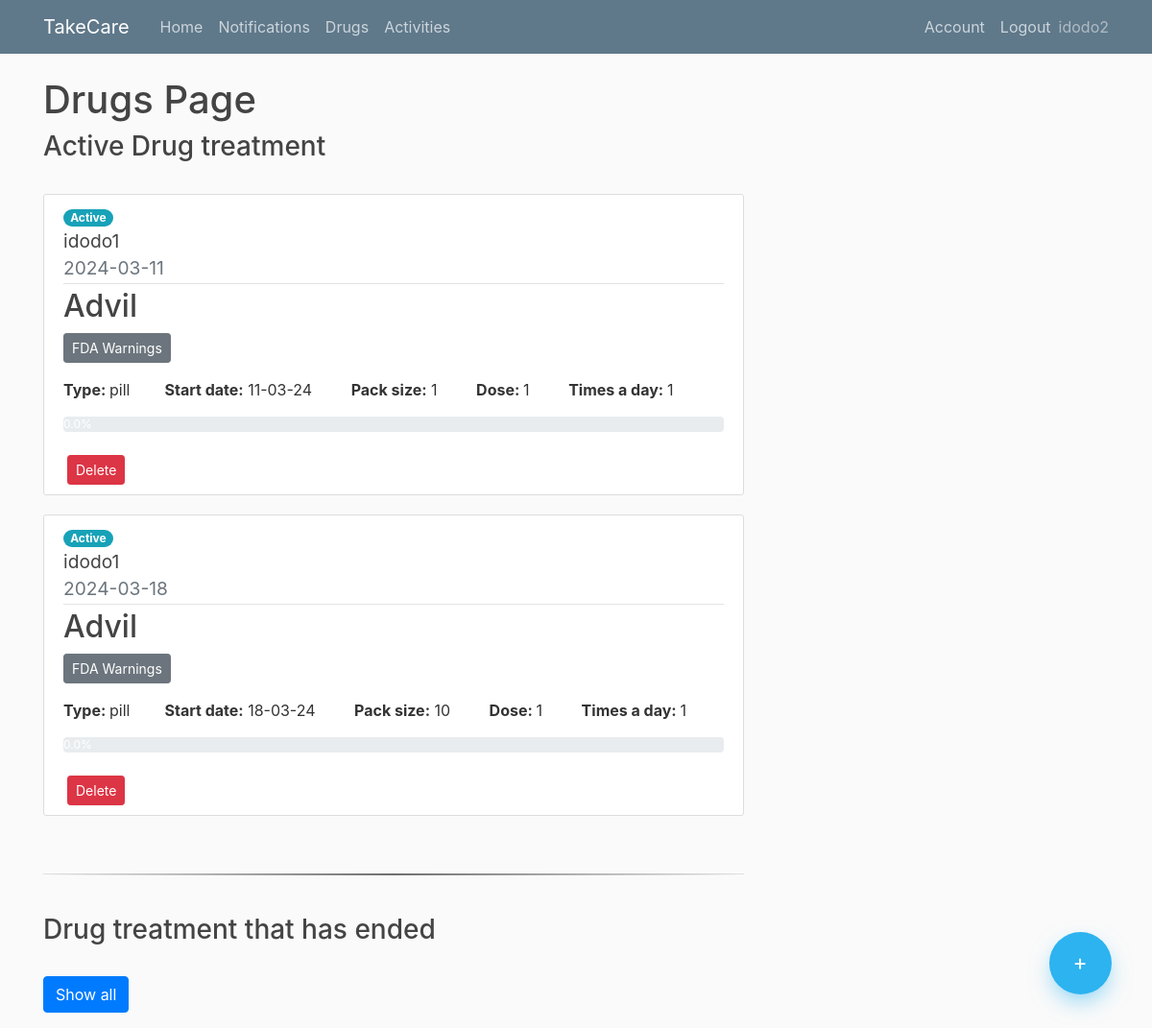
The page /drugs (signed in) on the database as committed earlier.
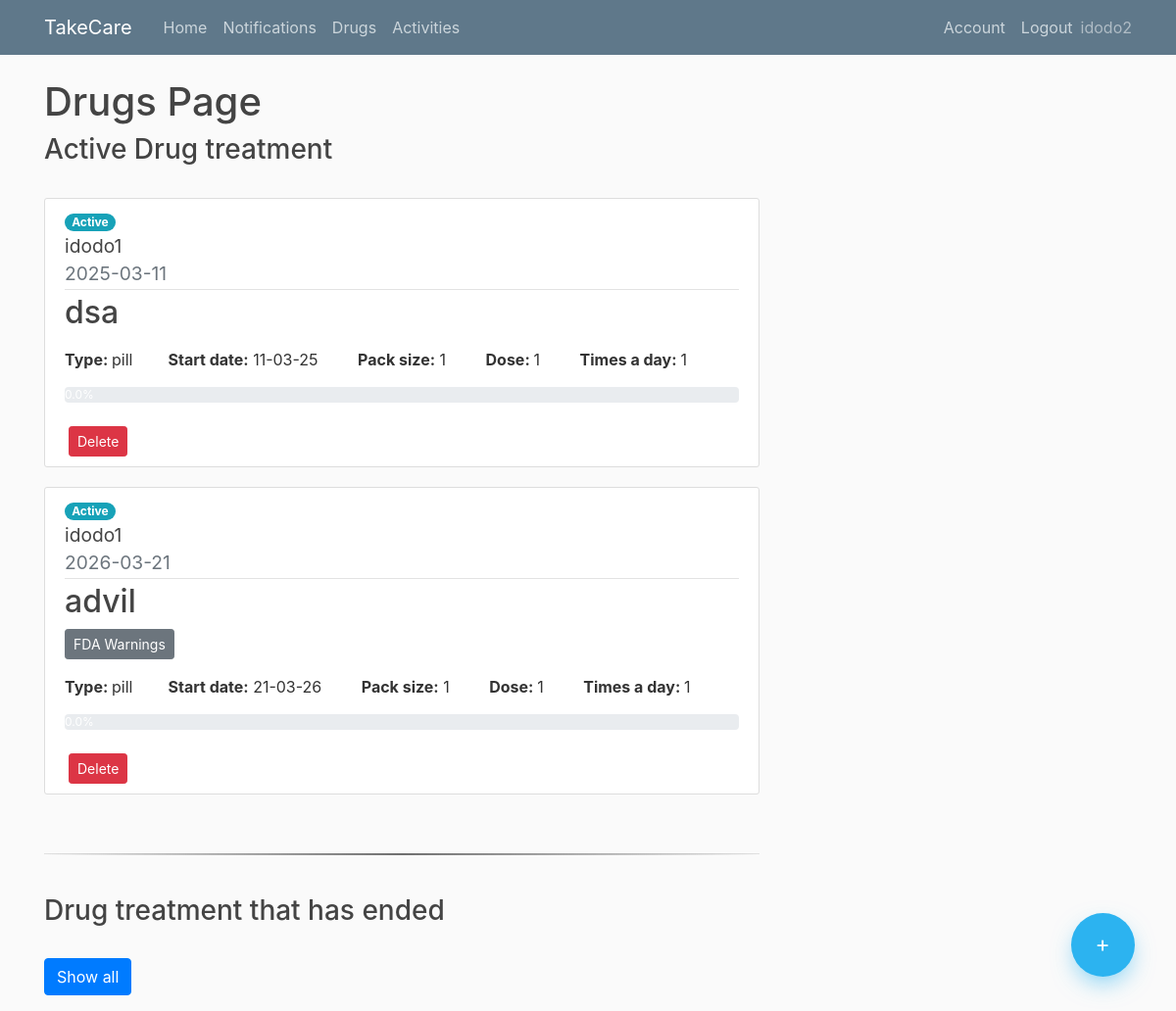
The same page on the database as committed later.
### app/models.py (models this page shows, shortened)
class User(db.Model, UserMixin):
    id = db.Column(db.Integer, primary_key=True)
    username = db.Column(db.String(20), unique=True,nullable=False)
    email = db.Column(db.String(100), unique=True,nullable=False)
    image_file = db.Column(db.String(100),nullable=False,default='default.jpg')
    password= db.Column(db.String(60),nullable=False)
    ElderlyUser = db.relationship('Elderlyuser',backref='creator',lazy=True )
    Notifications = db.relationship('Notification',backref='creator',lazy=True )
    Drugs = db.relationship('Drug',backref='creator',lazy=True )

class Drug(db.Model):
    id = db.Column(db.Integer, primary_key=True)
    name = db.Column(db.String(150),nullable=False)
    type = db.Column(db.Text,nullable=False)
    dose = db.Column(db.Integer,nullable=False)
    timesaday = db.Column(db.Integer,nullable=False)
    taketime= db.Column(db.Time, nullable=False)
    gap = db.Column(db.Integer, nullable=False)
    packsize = db.Column(db.Integer,nullable=False)
    daystotake = db.Column(db.Integer,nullable=False)
    startdate = db.Column(db.Date,nullable=False)
    finish = db.Column(db.Boolean, nullable=False)
    user_id = db.Column(db.Integer, db.ForeignKey('user.id'), nullable=False)
    elderly_user_id = db.Column(db.Integer, db.ForeignKey('elderlyuser.id'), nullable=False)
    drugschedules = db.relationship("DrugSchedule", cascade="all, delete")
    warnings = db.Column(db.String)

class Elderlyuser(db.Model, UserMixin):
    id = db.Column(db.Integer, primary_key=True)
    username = db.Column(db.String(20), unique=True,nullable=False)
    password= db.Column(db.String(60),nullable=False)
    user_id = db.Column(db.Integer, db.ForeignKey('user.id'), nullable=False)

### app/routes.py (the view)
@app.route("/drugs")
@login_required
def drugs():
    if current_user.is_authenticated:
        drugs = Drug.query.filter_by(user_id=current_user.id).order_by(Drug.startdate.asc())
        drug_schedule = DrugSchedule.query.filter_by(user_id=current_user.id)
        eldelys = Elderlyuser.query.filter_by(user_id=current_user.id)
        eldelys_dict = {i.id: i.username for i in eldelys}
        return render_template("drugs.html",drugs=drugs,drug_schedule=drug_schedule, title="Drugs",eldelys_dict=eldelys_dict)
    else:
        return render_template("home.html")

### app/models.py (called while the page is built)
@login_manager.user_loader
def load_user(user_id):
    return User.query.get(int(user_id))

### app/templates/drugs.html (shortened to what this page needs)
{% extends "layout.html" %}
{% block content %}
    <h1>Drugs Page</h1>
    <div class="floating-container">
        <a class="floating-button" href="{{ url_for('add_drug')}}"> +</a>
    </div>
    {% if drugs.count() == 0  %}
        <h3>No drug alerts found</h3>
    {% else %}
        <h3>Active Drug treatment</h3>
        <br>
        {% for drug in drugs %}
             {% if not drug.finish %}
                {% set counter = namespace(count=0) %}
                {% set totalcounter = namespace(count=0) %}
                {% for reminder in drug_schedule %}
                    {% if reminder.drug_id == drug.id %}
                        {% set totalcounter.count = totalcounter.count + 1 %}
                        {% if reminder.took == 1 %}
                            {% set counter.count = counter.count + 1 %}
                        {% endif %}
                    {% endif %}
                {% endfor %}
                {% if totalcounter.count > 0 %}
                    {% set percentage = (counter.count / totalcounter.count * 100) | round %}
                {% else %}
                    {% set percentage = 0 %}
                {% endif %}
                <article class="media content-section">
                    <div class="media-body ">
                        <span class="badge badge-pill badge-info">Active</span>
                        <div class="article-title">
                            <big>{{ eldelys_dict[drug.elderly_user_id] }}</big>
                        </div>
                        <div class="article-metadata">
                            <big class="text-muted">{{ drug.startdate.strftime('%Y-%m-%d') }} </big>
                        </div>
                        <h2>{{ drug.name }}</h2>
                        {% if drug.warnings != "" %}
                            <p>
                             <button class="btn btn-secondary btn-sm" data-toggle="collapse" href="#collapseExample{{drug.id}}" role="button" aria-expanded="false" aria-controls="collapseExample{{drug.id}}">
                                FDA Warnings
                             </button>
                            </p>
                        {% endif %}
                            <strong>Type: </strong> {{ drug.type }}&nbsp; &nbsp; &nbsp; &nbsp;
                            <strong>Start date:</strong> {{ drug.startdate.strftime('%d-%m-%y') }} &nbsp; &nbsp; &nbsp; &nbsp;
                            <strong>Pack size:</strong> {{ drug.packsize }} &nbsp; &nbsp; &nbsp; &nbsp;
                            <strong> Dose: </strong>{{ drug.dose }} &nbsp; &nbsp; &nbsp; &nbsp;
                            <strong>Times a day: </strong>{{ drug.timesaday }}
                        <div class="progress">
                            <div class="progress-bar bg-info" role="progressbar" style="width: {{ percentage }}%;" aria-valuenow="{{ percentage }}" aria-valuemin="0" aria-valuemax="100">{{ percentage }}%</div>
                        </div>
                        <br>
                        <button type="button" class="btn btn-danger btn-sm ml-1" data-toggle="modal" data-target="#deleteModal{{drug.id}}">
                            Delete
                        </button>
                    </div>
                </article>
            {% endif %}
        {% endfor %}
        <br>
        <hr class="hr" />
        <br>
        <h3>Drug treatment that has ended</h3>
        <p>
            <br>
          <a class="btn btn-primary" data-toggle="collapse" href="#multiCollapseExample1" role="button" aria-expanded="false" aria-controls="multiCollapseExample1">Show all</a>
        </p>
    {% endif %}
{% endblock content %}

### app/templates/layout.html (shortened to what this page needs)
<!DOCTYPE html>
<html>
<head>
    <link rel="stylesheet" href="https://maxcdn.bootstrapcdn.com/bootstrap/4.0.0/css/bootstrap.min.css">
    <link rel="stylesheet" type="text/css" href="{{ url_for('static', filename='main.css') }}">
</head>
<body>
    <header class="site-header">
      <nav class="navbar navbar-expand-md navbar-dark bg-steel fixed-top">
        <div class="container">
          <a class="navbar-brand mr-4" href="/">TakeCare</a>
          <div class="collapse navbar-collapse" id="navbarToggle">
            <div class="navbar-nav mr-auto">
              <a class="nav-item nav-link" href="{{url_for('home')}}">Home</a>
              <a class="nav-item nav-link" href="{{url_for('notification')}}">Notifications</a>
              <a class="nav-item nav-link" href="{{url_for('drugs')}}">Drugs</a>
              <a class="nav-item nav-link" href="{{url_for('activities')}}">Activities</a>
            </div>
            {% if not current_user.is_authenticated %}
            <div class="navbar-nav">
              <a class="nav-item nav-link" href="{{url_for('login')}}">Login</a>
              <a class="nav-item nav-link" href="{{url_for('register')}}">Register</a>
            </div>
            {% else %}
            <div class="navbar-nav">
              <a class="nav-item nav-link" href="{{url_for('account')}}">Account</a>
              <a class="nav-item nav-link" href="{{url_for('logout')}}">Logout</a>
              <sapn class="navbar-text">{{current_user.username}}</span>
            </div>
            {% endif %}
          </div>
        </div>
      </nav>
    </header>
    <main role="main" class="container">
      <div class="row">
        <div class="col-md-8">
          {% block content %} {% endblock %}
        </div>
    </main>
</body>
</html>

### app/static/main.css (style rules this page uses)
body { background: #fafafa; color: #333333; margin-top: 5rem; }
h1, h2, h3, h4, h5, h6 { color: #444444; }
.bg-steel { background-color: #5f788a; }
.site-header .navbar-nav .nav-link { color: #cbd5db; }
.content-section { background: #ffffff; padding: 10px 20px; border: 1px solid #dddddd; border-radius: 3px; margin-bottom: 20px; }
.article-title { color: #444444; }
.article-metadata { padding-bottom: 1px; margin-bottom: 4px; border-bottom: 1px solid #e3e3e3 }
.floating-container { position: fixed; width: 100px; height: 100px; bottom: 0; right: 0; margin: 35px 25px; }
.floating-container .floating-button { position: absolute; width: 65px; height: 65px; background: #2cb3f0; bottom: 0; border-radius: 50%; left: 0; right: 0; margin: auto; color: white; line-height: 65px; text-align: center; font-size: 23px; z-index: 100; box-shadow: 0 10px 25px -5px rgba(44, 179, 240, 0.6); cursor: pointer; -webkit-transition: all 0.3s; transition: all 0.3s; }
hr { background: linear-gradient(90deg, rgba(250,250,250,1) 0%, rgba(116,116,116,1) 50%, rgba(250,250,250,1) 100%); height: 1px; }

Rows that differ between the two databases and show on the page:
removed Drug: {{ eldelys_dict[drug.elderly_user_id] }} "idodo1", startdate "2024-03-11", name "Advil", type "pill", startdate "11-03-24", packsize "1", dose "1", timesaday "1", percentage "0.0"
removed Drug: {{ eldelys_dict[drug.elderly_user_id] }} "idodo1", startdate "2024-03-18", name "Advil", type "pill", startdate "18-03-24", packsize "10", dose "1", timesaday "1", percentage "0.0"
added Drug: {{ eldelys_dict[drug.elderly_user_id] }} "idodo1", startdate "2025-03-11", name "dsa", type "pill", startdate "11-03-25", packsize "1", dose "1", timesaday "1", percentage "0.0"
added Drug: {{ eldelys_dict[drug.elderly_user_id] }} "idodo1", startdate "2026-03-21", name "advil", type "pill", startdate "21-03-26", packsize "1", dose "1", timesaday "1", percentage "0.0"
